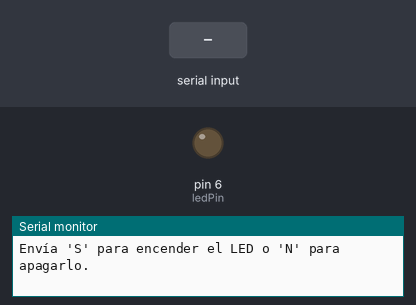
Recording of a sketch running on a simulated Arduino Uno, built with avr-gcc and run on an emulated ATmega328P. On the bench: output pins drawn as LEDs (lit = HIGH), the last lines printed to the serial monitor. The inputs (shaded band) are chosen by the test bench.

Above: at 1.2 s.
1.3 s: "S" received over Serial
At 2.2 s:
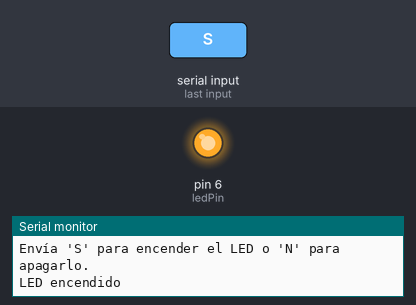
2.8 s: "N" received over Serial
At 3.4 s:
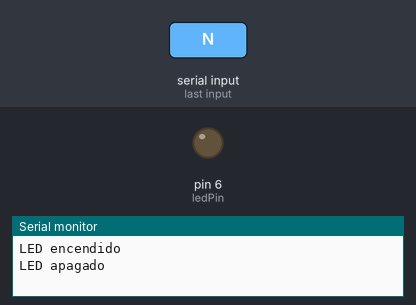
Timing chart, 0 to 5.8 s (numbered marks = the images above; inputs shaded):
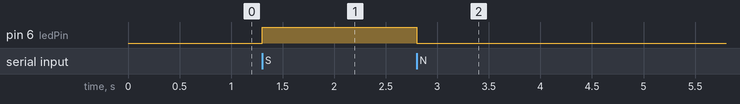

The sketch:

LEDXIAO.ino
```cpp
// Definir el pin del LED
const int ledPin = 6;  // Utilizando el pin D2 para el LED

void setup() {
  // Inicializar el pin del LED como salida
  pinMode(ledPin, OUTPUT);
  digitalWrite(ledPin,LOW);

  // Inicializar el monitor serial
  Serial.begin(115200);

  // Mensaje inicial en el monitor serial
  Serial.println("Envía 'S' para encender el LED o 'N' para apagarlo.");
}

void loop() {
  // Comprobar si hay datos disponibles en el monitor serial
  if (Serial.available() > 0) {
    // Leer el caracter enviado desde el monitor serial
    char command = Serial.read();

    // Verificar el comando recibido
    if (command == 'S') {
      // Encender el LED
      digitalWrite(ledPin, HIGH);
      Serial.println("LED encendido");
    }
    else if (command == 'N') {
      // Apagar el LED
      digitalWrite(ledPin, LOW);
      Serial.println("LED apagado");
    }
  }
}
```

Measured:
- after the input at 1.3 s, pin 6 (ledPin): LOW → HIGH at once
- after the input at 2.8 s, pin 6 (ledPin): HIGH → LOW at once
